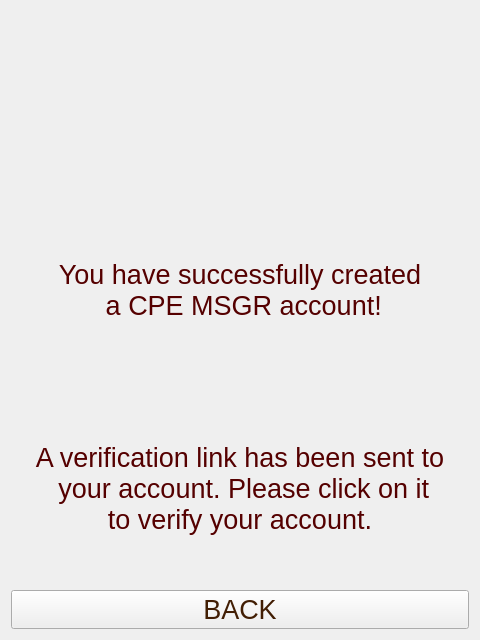
<?xml version="1.0" encoding="UTF-8"?>
<ui version="4.0">
 <class>RegisterSuccess</class>
 <widget class="QWidget" name="RegisterSuccess">
  <property name="geometry">
   <rect>
    <x>0</x>
    <y>0</y>
    <width>480</width>
    <height>640</height>
   </rect>
  </property>
  <property name="windowTitle">
   <string>Form</string>
  </property>
  <property name="styleSheet">
   <string notr="true">background-image: url(:/game/jackpots/jackpots/woodBG2.jpg);</string>
  </property>
  <layout class="QGridLayout" name="gridLayout">
   <item row="0" column="0">
    <spacer name="verticalSpacer">
     <property name="orientation">
      <enum>Qt::Vertical</enum>
     </property>
     <property name="sizeType">
      <enum>QSizePolicy::Preferred</enum>
     </property>
     <property name="sizeHint" stdset="0">
      <size>
       <width>20</width>
       <height>182</height>
      </size>
     </property>
    </spacer>
   </item>
   <item row="1" column="0">
    <widget class="QLabel" name="label">
     <property name="font">
      <font>
       <pointsize>20</pointsize>
      </font>
     </property>
     <property name="styleSheet">
      <string notr="true">color: rgb(85, 0, 0);</string>
     </property>
     <property name="text">
      <string>You have successfully created 
 a CPE MSGR account!</string>
     </property>
     <property name="alignment">
      <set>Qt::AlignCenter</set>
     </property>
    </widget>
   </item>
   <item row="2" column="0">
    <widget class="QLabel" name="label_2">
     <property name="font">
      <font>
       <pointsize>20</pointsize>
      </font>
     </property>
     <property name="styleSheet">
      <string notr="true">color: rgb(85, 0, 0);</string>
     </property>
     <property name="text">
      <string>A verification link has been sent to
 your account. Please click on it 
to verify your account.</string>
     </property>
     <property name="alignment">
      <set>Qt::AlignCenter</set>
     </property>
    </widget>
   </item>
   <item row="3" column="0">
    <widget class="QPushButton" name="back">
     <property name="font">
      <font>
       <pointsize>20</pointsize>
       <weight>50</weight>
       <bold>false</bold>
      </font>
     </property>
     <property name="styleSheet">
      <string notr="true">color: rgb(66, 30, 4);</string>
     </property>
     <property name="text">
      <string>BACK</string>
     </property>
     <property name="icon">
      <iconset resource="resources.qrc">
       <normaloff>:/buttons/icons/icons/back.png</normaloff>:/buttons/icons/icons/back.png</iconset>
     </property>
     <property name="iconSize">
      <size>
       <width>40</width>
       <height>40</height>
      </size>
     </property>
    </widget>
   </item>
  </layout>
 </widget>
 <resources>
  <include location="resources.qrc"/>
 </resources>
 <connections/>
</ui>
